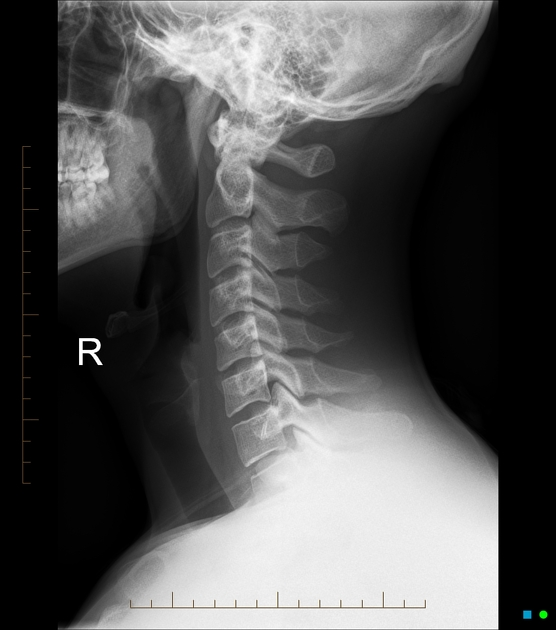
#> input picture Pic/normalc5pic1.jpg, 556 x 630 px
$ python ICCRET.py   (older library calls are emulated)
#> lines starting #> are read from the running program, lines starting #| are printed output that depends on the picture
import os
import cv2
import numpy as np
import pandas as pd
import matplotlib.pyplot as plt
from sklearn.model_selection import train_test_split
from sklearn.ensemble import RandomForestClassifier
from sklearn.metrics import accuracy_score, classification_report, confusion_matrix

# 1. Load Dataset (Assuming images are stored in 'Pic' folder)
def load_images_from_folder(image_path, label):
#> called with image_path = 'Pic/normalc5pic1.jpg', label = 0
    images = []
    labels = []

    img = cv2.imread(image_path, cv2.IMREAD_GRAYSCALE)  # Load in grayscale
#> img: shape (630, 556); min 0, max 255, mean 83.9
    if img is not None:
        img = cv2.resize(img, (128, 128))  # Resize for consistency
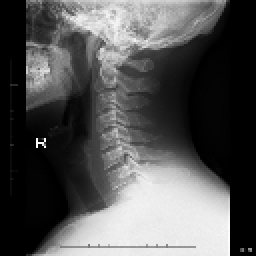
#> img: shape (128, 128) (shown 2 times larger); min 0, max 253, mean 84
        images.append(img)
        labels.append(label)

    return images, labels

# Load normal and fractured C5 vertebra images
normal_images, normal_labels = load_images_from_folder("Pic/normalc5pic1.jpg", label=0)
#> normal_images = 1 item; normal_labels = [0]

fracture_images1, fracture_labels1 = load_images_from_folder("Pic/c5pic1.jpeg", label=1)
fracture_images2, fracture_labels2 = load_images_from_folder("Pic/c5pic2.jpeg", label=1)
fracture_images3, fracture_labels3 = load_images_from_folder("Pic/c5pic3.jpeg", label=1)

# Combine dataset
X = np.array(normal_images + fracture_images1 + fracture_images2 + fracture_images3)
y = np.array(normal_labels + fracture_labels1 + fracture_labels2 + fracture_labels3)
#> y = [0]

# 2. Apply Sobel Edge Detection
def sobel_features(img):
    sobelx = cv2.Sobel(img, cv2.CV_64F, 1, 0, ksize=5)  # X-axis edge detection
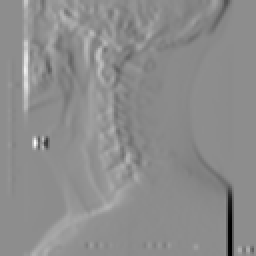
#> sobelx: shape (128, 128) float64 (shown 2 times larger); min -11909, max 9621, mean 0.3; drawn with min black and max white
    sobely = cv2.Sobel(img, cv2.CV_64F, 0, 1, ksize=5)  # Y-axis edge detection
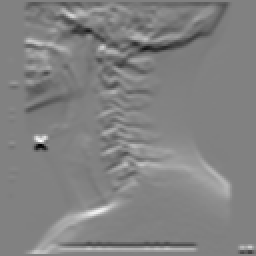
#> sobely: shape (128, 128) float64 (shown 2 times larger); min -7079, max 6861, mean 41.6; drawn with min black and max white
    sobel_combined = cv2.magnitude(sobelx, sobely)  # Magnitude of edges
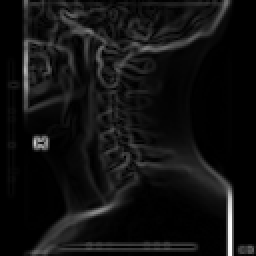
#> sobel_combined: shape (128, 128) float64 (shown 2 times larger); min 0, max 11909, mean 810.3; drawn with min black and max white

    # Feature extraction (mean, variance, edge count)
    mean_val = np.mean(sobel_combined)
#> mean_val = 810.3
    var_val = np.var(sobel_combined)
#> var_val = 1439993.4
    edge_count = np.sum(sobel_combined > 50)  # Threshold to count edges
#> edge_count = 12275

    return [mean_val, var_val, edge_count]

# Extract features
X_features = np.array([sobel_features(img) for img in X])
#> X_features = [[810.3, 1439993.4, 12275]]

# 3. Train-Test Split
#> (the run stopped early here; a loop or call above may not have finished)

$ run again, with Pic/C5 fracture2.jpg copied over Pic/normalc5pic1.jpg
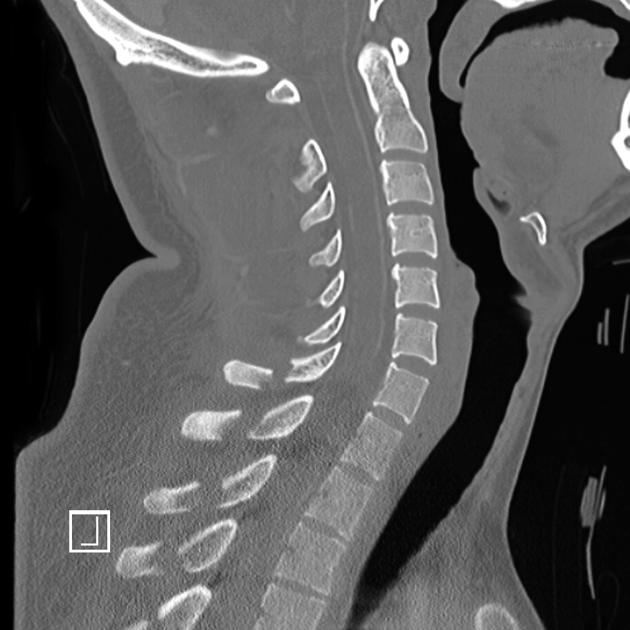
#> input picture Pic/C5 fracture2.jpg, 630 x 630 px
#> in load_images_from_folder, img is the input picture: shape (630, 630); min 0, max 255, mean 89.1
#> img: shape (128, 128)
#> normal_images = 1 item; normal_labels = [0]
#> in sobel_features, `sobely = cv2.Sobel(img, cv2.CV_64F, 0, 1, ksize=5)`:
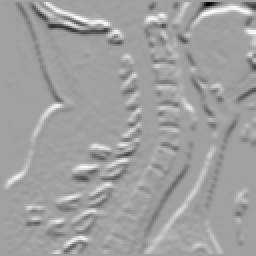
#> sobely: shape (128, 128) float64 (shown 2 times larger); min -9300, max 5486, mean -0.7; drawn with min black and max white
#> in sobel_features, `sobel_combined = cv2.magnitude(sobelx, sobely)`:
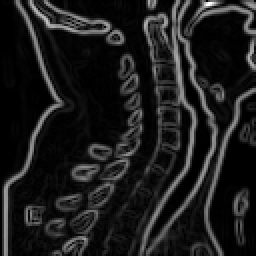
#> sobel_combined: shape (128, 128) float64 (shown 2 times larger); min 0, max 9528.8, mean 1077.5; drawn with min black and max white
#> mean_val = 1077.5
#> var_val = 2091945.4
#> edge_count = 14348
#> X_features = [[1077.5, 2091945.4, 14348]]

$ run again, with Pic/C5 fracture3.jpeg copied over Pic/normalc5pic1.jpg
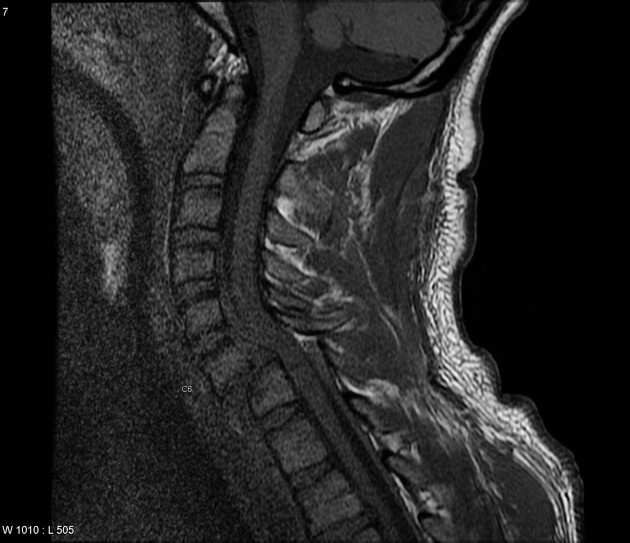
#> input picture Pic/C5 fracture3.jpeg, 630 x 543 px
#> in load_images_from_folder, img is the input picture: shape (543, 630); min 0, max 255, mean 37.5
#> in load_images_from_folder, `img = cv2.resize(img, (128, 128))`:
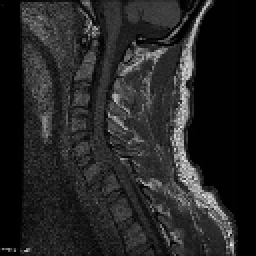
#> img: shape (128, 128) (shown 2 times larger); min 0, max 230, mean 37.4
#> normal_images = 1 item; normal_labels = [0]
#> in sobel_features, `sobel_combined = cv2.magnitude(sobelx, sobely)`:
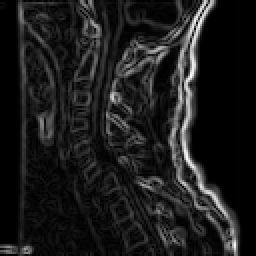
#> sobel_combined: shape (128, 128) float64 (shown 2 times larger); min 0, max 7936.3, mean 877.7; drawn with min black and max white
#> mean_val = 877.7
#> var_val = 1363223.6
#> edge_count = 12391
#> X_features = [[877.7, 1363223.6, 12391]]
